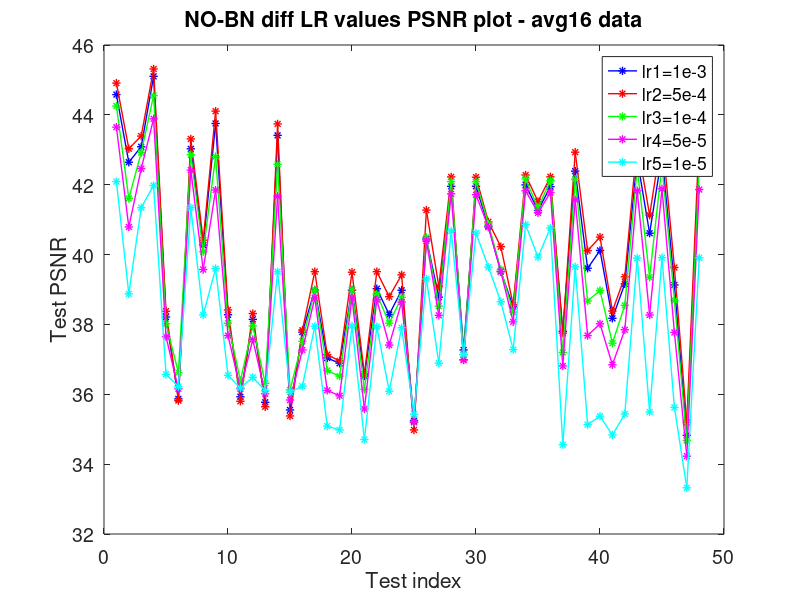
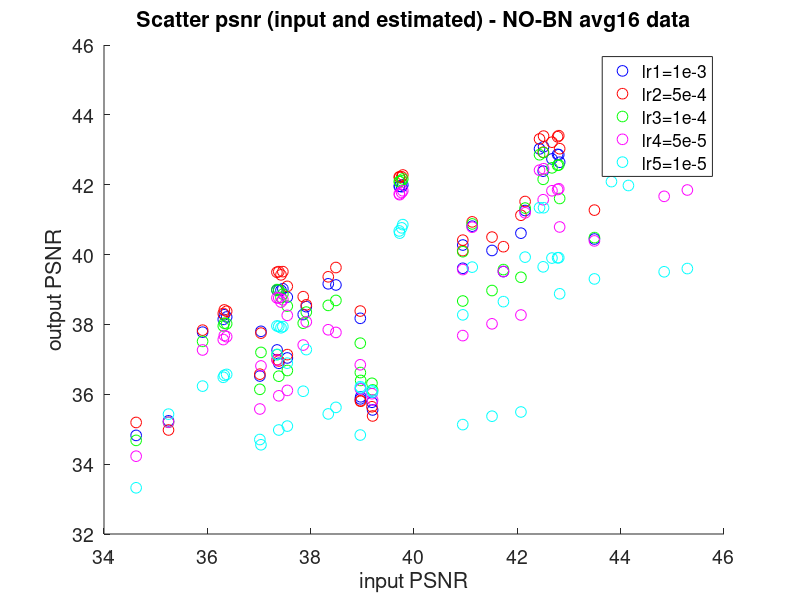

Reproduce these figures in MATLAB, in order.
close all
clear variables
clc

%Varun Mannam
%date: 24th Sep 2019
%calculate the PSNR on test-mix avg16 data no bn
format long
font = 14;
size = 60;
lr1=[43.8216217123852,44.5799179182517;42.8192442587428,42.6440845329278;42.5074374352773,43.0862613312064;44.1500717377925,45.1033740456803;36.3742271143916,38.2138359743954;38.9615616363940,35.8688920934504;42.4296992860945,43.0268548198773;40.9446500481114,40.2732797373491;45.2908204780390,43.7533134591782;36.3284257535196,38.2771050959363;38.9677463713160,35.9279909218415;36.3085663903795,38.1442353604447;39.1864301241671,35.7710770201566;44.8417584580428,43.4138654847662;39.1989862430463,35.5514515540863;35.9082292955477,37.7787810085807;37.3828256828200,38.9871465220093;37.5484471928840,37.0399205727142;37.3829428299734,36.8873127183892;37.3469284771751,38.9815507263338;37.0166316546557,36.5232668669709;37.4616860006305,39.0224091476538;37.8560237377792,38.2833963434857;37.4253731784114,38.9777658070567;35.2485002995786,35.2398658515486;43.4920789042137,40.4451770114741;37.5470449798731,38.7821169825051;39.7144987743633,41.9543349107629;37.3506298746068,37.2696459565425;39.7222807040918,41.9556976728254;41.1268164996822,40.8132692798179;41.7307393294293,39.5132333903433;37.9152989320621,38.5092109594238;39.7830166607276,41.9945861766570;42.1505615141584,41.2611997623251;39.7611742146914,41.9426670466109;37.0379956626899,37.8026881991323;42.5003949320449,42.3878145258714;40.9438425735684,39.6074425422367;41.5099018881572,40.1176551988780;38.9601857723766,38.1750919666452;38.3406244767839,39.1632161981706;42.6702551228660,42.7376742785762;42.0695567997019,40.6125206096056;42.8016327661172,42.8597053324626;38.4887042378029,39.1300503480190;34.6221762363753,34.8231229075245;42.7788957722484,42.8685195860371];
lr2=[43.8216217123852,44.9088189374391;42.8192442587428,43.0306057676657;42.5074374352773,43.3918505960772;44.1500717377925,45.3135887146851;36.3742271143916,38.3770041285637;38.9615616363940,35.8182615231387;42.4296992860945,43.3100412081773;40.9446500481114,40.4126392863021;45.2908204780390,44.1061536662900;36.3284257535196,38.4150988197968;38.9677463713160,35.8003594722033;36.3085663903795,38.3118833293750;39.1864301241671,35.6430258935816;44.8417584580428,43.7408214838856;39.1989862430463,35.3795514173940;35.9082292955477,37.8361573745851;37.3828256828200,39.5111361793143;37.5484471928840,37.1357471221945;37.3829428299734,36.9537416480890;37.3469284771751,39.4946919415435;37.0166316546557,36.5759399503046;37.4616860006305,39.5110428416699;37.8560237377792,38.7948930404479;37.4253731784114,39.4193525213651;35.2485002995786,34.9782472977538;43.4920789042137,41.2727454507748;37.5470449798731,39.0896112583658;39.7144987743633,42.2230879157434;37.3506298746068,36.9906182628715;39.7222807040918,42.2148915704237;41.1268164996822,40.9366136606280;41.7307393294293,40.2257037318407;37.9152989320621,38.5607078901185;39.7830166607276,42.2781951433617;42.1505615141584,41.5189361600734;39.7611742146914,42.2267026174848;37.0379956626899,37.7516360397413;42.5003949320449,42.9314058662895;40.9438425735684,40.1112725610220;41.5099018881572,40.5006908489405;38.9601857723766,38.3830626117733;38.3406244767839,39.3636312680975;42.6702551228660,43.2176003311093;42.0695567997019,41.1257400110377;42.8016327661172,43.4037282327088;38.4887042378029,39.6294451209285;34.6221762363753,35.1931714503165;42.7788957722484,43.3731197546298];
lr3=[43.8216217123852,44.2546202410267;42.8192442587428,41.6061252844114;42.5074374352773,42.9196127975162;44.1500717377925,44.5550266542552;36.3742271143916,38.0199718023689;38.9615616363940,36.6218983665965;42.4296992860945,42.8578157262751;40.9446500481114,40.0826116746830;45.2908204780390,42.8037458766428;36.3284257535196,38.0352081716687;38.9677463713160,36.3964772515056;36.3085663903795,37.9567260906508;39.1864301241671,36.3146406214375;44.8417584580428,42.5860702415807;39.1989862430463,36.1259565132064;35.9082292955477,37.5148278353131;37.3828256828200,38.9825362730986;37.5484471928840,36.6809802446291;37.3829428299734,36.5182034332318;37.3469284771751,38.9978257458910;37.0166316546557,36.1421541804983;37.4616860006305,38.8682220222661;37.8560237377792,38.0354464113461;37.4253731784114,38.7748897655590;35.2485002995786,35.1985656973566;43.4920789042137,40.4857433648890;37.5470449798731,38.5242430450505;39.7144987743633,42.0887362816057;37.3506298746068,37.1354322597242;39.7222807040918,42.0873970550433;41.1268164996822,40.8770813929301;41.7307393294293,39.5699051030972;37.9152989320621,38.3534611793878;39.7830166607276,42.1649828067333;42.1505615141584,41.3315100192837;39.7611742146914,42.1166696440853;37.0379956626899,37.1993995185033;42.5003949320449,42.1546226026078;40.9438425735684,38.6706272150795;41.5099018881572,38.9706018275531;38.9601857723766,37.4638565241914;38.3406244767839,38.5451027371499;42.6702551228660,42.4829670926675;42.0695567997019,39.3502265473242;42.8016327661172,42.5648315919929;38.4887042378029,38.6873969882269;34.6221762363753,34.6802960905523;42.7788957722484,42.5557354445540];
lr4=[43.8216217123852,43.6488942177380;42.8192442587428,40.7901948117314;42.5074374352773,42.4574627146724;44.1500717377925,43.8862060332927;36.3742271143916,37.6491766642071;38.9615616363940,36.1563058914204;42.4296992860945,42.4165415753372;40.9446500481114,39.5716684431058;45.2908204780390,41.8486805166688;36.3284257535196,37.6827311652482;38.9677463713160,36.1578970486671;36.3085663903795,37.5664583149462;39.1864301241671,36.0169534135854;44.8417584580428,41.6671662171702;39.1989862430463,35.8358128039135;35.9082292955477,37.2685401026902;37.3828256828200,38.7586024926906;37.5484471928840,36.1116731894264;37.3829428299734,35.9564752640700;37.3469284771751,38.7604674825759;37.0166316546557,35.5789944422497;37.4616860006305,38.7066296409183;37.8560237377792,37.4093703831868;37.4253731784114,38.6398821594815;35.2485002995786,35.1993770996665;43.4920789042137,40.3918302584080;37.5470449798731,38.2602107053656;39.7144987743633,41.7389599799469;37.3506298746068,36.9794670787173;39.7222807040918,41.7145222709044;41.1268164996822,40.7833481835788;41.7307393294293,39.5134178840732;37.9152989320621,38.0742622446906;39.7830166607276,41.8273314794817;42.1505615141584,41.1963298149520;39.7611742146914,41.7765494001479;37.0379956626899,36.8115343913557;42.5003949320449,41.5700824263719;40.9438425735684,37.6804559458468;41.5099018881572,38.0174709527472;38.9601857723766,36.8445746538463;38.3406244767839,37.8472461355534;42.6702551228660,41.8270404453747;42.0695567997019,38.2696510818562;42.8016327661172,41.8839362017503;38.4887042378029,37.7713108033998;34.6221762363753,34.2277103531164;42.7788957722484,41.8617837840532];
lr5=[43.8216217123852,42.0889093810214;42.8192442587428,38.8769458583036;42.5074374352773,41.3412558204280;44.1500717377925,41.9774919320332;36.3742271143916,36.5695170700833;38.9615616363940,36.2183000507470;42.4296992860945,41.3415091145639;40.9446500481114,38.2747051985488;45.2908204780390,39.5994615580270;36.3284257535196,36.5424419536516;38.9677463713160,36.1815194567827;36.3085663903795,36.4864619813099;39.1864301241671,36.1040057376767;44.8417584580428,39.5073223526094;39.1989862430463,36.0613661774010;35.9082292955477,36.2340285770344;37.3828256828200,37.9438452130424;37.5484471928840,35.0891990515429;37.3829428299734,34.9775923931112;37.3469284771751,37.9569473300649;37.0166316546557,34.7049158978421;37.4616860006305,37.9381884395420;37.8560237377792,36.0871753219446;37.4253731784114,37.9045038768964;35.2485002995786,35.4318034846435;43.4920789042137,39.3028356644047;37.5470449798731,36.8910768541642;39.7144987743633,40.6764864308714;37.3506298746068,37.1393927571980;39.7222807040918,40.6146333893307;41.1268164996822,39.6407780175252;41.7307393294293,38.6525280675500;37.9152989320621,37.2791769287489;39.7830166607276,40.8573427863915;42.1505615141584,39.9270395280477;39.7611742146914,40.7648260833852;37.0379956626899,34.5550484709542;42.5003949320449,39.6492748133782;40.9438425735684,35.1319964767501;41.5099018881572,35.3726388743528;38.9601857723766,34.8334765418282;38.3406244767839,35.4381745465771;42.6702551228660,39.9001404103926;42.0695567997019,35.4932426794336;42.8016327661172,39.9107078494251;38.4887042378029,35.6253456050338;34.6221762363753,33.3231133476793;42.7788957722484,39.9068682895798];

op_snr1 = lr1(:,2);
op_snr2 = lr2(:,2);
op_snr3 = lr3(:,2);
op_snr4 = lr4(:,2);
op_snr5 = lr5(:,2);


x=[1:48]';
figure(1), 
plot(x,op_snr1,'b-*','Linewidth',1);
hold on
plot(x,op_snr2,'r-*','Linewidth',1);
plot(x,op_snr3,'g-*','Linewidth',1);
plot(x,op_snr4,'m-*','Linewidth',1);
plot(x,op_snr5,'c-*','Linewidth',1);

title('NO-BN diff LR values PSNR plot - avg16 data')
legend('lr1=1e-3','lr2=5e-4','lr3=1e-4','lr4=5e-5','lr5=1e-5','Location','best');
xlabel('Test index');
ylabel('Test PSNR');
set(gca,'FontSize',font)


ip_snr = lr1(:,1);
figure(2);
scatter(ip_snr,op_snr1,size,'b');
hold on
scatter(ip_snr,op_snr2,size,'r');
scatter(ip_snr,op_snr3,size,'g');
scatter(ip_snr,op_snr4,size,'m');
scatter(ip_snr,op_snr5,size,'c');
xlabel('input PSNR');
ylabel('output PSNR');
title('Scatter psnr (input and estimated) - NO-BN avg16 data')
legend('lr1=1e-3','lr2=5e-4','lr3=1e-4','lr4=5e-5','lr5=1e-5','Location','best');
set(gca,'FontSize',font)
